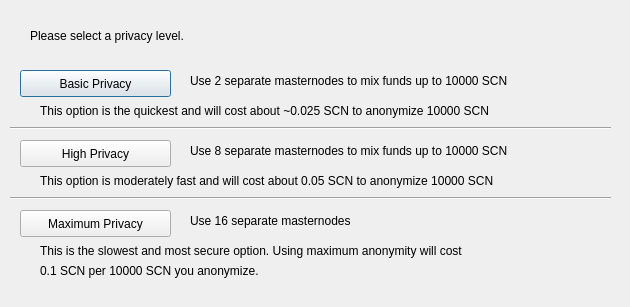
<?xml version="1.0" encoding="UTF-8"?>
<ui version="4.0">
 <class>ObfuscationConfig</class>
 <widget class="QDialog" name="ObfuscationConfig">
  <property name="geometry">
   <rect>
    <x>0</x>
    <y>0</y>
    <width>630</width>
    <height>307</height>
   </rect>
  </property>
  <property name="windowTitle">
   <string>Configure Obfuscation</string>
  </property>
  <widget class="QPushButton" name="buttonBasic">
   <property name="geometry">
    <rect>
     <x>20</x>
     <y>70</y>
     <width>151</width>
     <height>27</height>
    </rect>
   </property>
   <property name="text">
    <string>Basic Privacy</string>
   </property>
  </widget>
  <widget class="QPushButton" name="buttonHigh">
   <property name="geometry">
    <rect>
     <x>20</x>
     <y>140</y>
     <width>151</width>
     <height>27</height>
    </rect>
   </property>
   <property name="text">
    <string>High Privacy</string>
   </property>
  </widget>
  <widget class="QPushButton" name="buttonMax">
   <property name="geometry">
    <rect>
     <x>20</x>
     <y>210</y>
     <width>151</width>
     <height>27</height>
    </rect>
   </property>
   <property name="text">
    <string>Maximum Privacy</string>
   </property>
  </widget>
  <widget class="QLabel" name="label">
   <property name="geometry">
    <rect>
     <x>30</x>
     <y>20</y>
     <width>571</width>
     <height>31</height>
    </rect>
   </property>
   <property name="text">
    <string>Please select a privacy level.</string>
   </property>
  </widget>
  <widget class="QLabel" name="label_2">
   <property name="geometry">
    <rect>
     <x>190</x>
     <y>70</y>
     <width>421</width>
     <height>21</height>
    </rect>
   </property>
   <property name="text">
    <string>Use 2 separate masternodes to mix funds up to 10000 SCN</string>
   </property>
  </widget>
  <widget class="QLabel" name="label_3">
   <property name="geometry">
    <rect>
     <x>190</x>
     <y>140</y>
     <width>411</width>
     <height>21</height>
    </rect>
   </property>
   <property name="text">
    <string>Use 8 separate masternodes to mix funds up to 10000 SCN</string>
   </property>
  </widget>
  <widget class="QLabel" name="label_4">
   <property name="geometry">
    <rect>
     <x>190</x>
     <y>210</y>
     <width>421</width>
     <height>21</height>
    </rect>
   </property>
   <property name="text">
    <string>Use 16 separate masternodes</string>
   </property>
  </widget>
  <widget class="QLabel" name="label_6">
   <property name="geometry">
    <rect>
     <x>40</x>
     <y>100</y>
     <width>561</width>
     <height>21</height>
    </rect>
   </property>
   <property name="text">
    <string>This option is the quickest and will cost about ~0.025 SCN to anonymize 10000 SCN</string>
   </property>
  </widget>
  <widget class="QLabel" name="label_7">
   <property name="geometry">
    <rect>
     <x>40</x>
     <y>170</y>
     <width>561</width>
     <height>21</height>
    </rect>
   </property>
   <property name="text">
    <string>This option is moderately fast and will cost about 0.05 SCN to anonymize 10000 SCN</string>
   </property>
  </widget>
  <widget class="QLabel" name="label_8">
   <property name="geometry">
    <rect>
     <x>40</x>
     <y>240</y>
     <width>561</width>
     <height>21</height>
    </rect>
   </property>
   <property name="text">
    <string>This is the slowest and most secure option. Using maximum anonymity will cost</string>
   </property>
  </widget>
  <widget class="QLabel" name="label_9">
   <property name="geometry">
    <rect>
     <x>40</x>
     <y>260</y>
     <width>561</width>
     <height>21</height>
    </rect>
   </property>
   <property name="text">
    <string>0.1 SCN per 10000 SCN you anonymize.</string>
   </property>
  </widget>
  <widget class="Line" name="line">
   <property name="geometry">
    <rect>
     <x>10</x>
     <y>120</y>
     <width>601</width>
     <height>16</height>
    </rect>
   </property>
   <property name="orientation">
    <enum>Qt::Horizontal</enum>
   </property>
  </widget>
  <widget class="Line" name="line_2">
   <property name="geometry">
    <rect>
     <x>10</x>
     <y>190</y>
     <width>601</width>
     <height>16</height>
    </rect>
   </property>
   <property name="orientation">
    <enum>Qt::Horizontal</enum>
   </property>
  </widget>
 </widget>
 <resources/>
 <connections/>
</ui>
